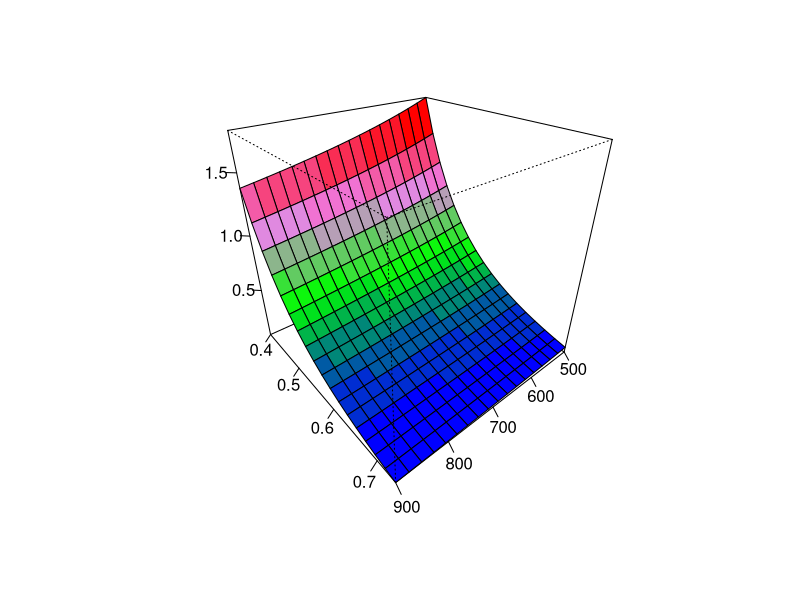
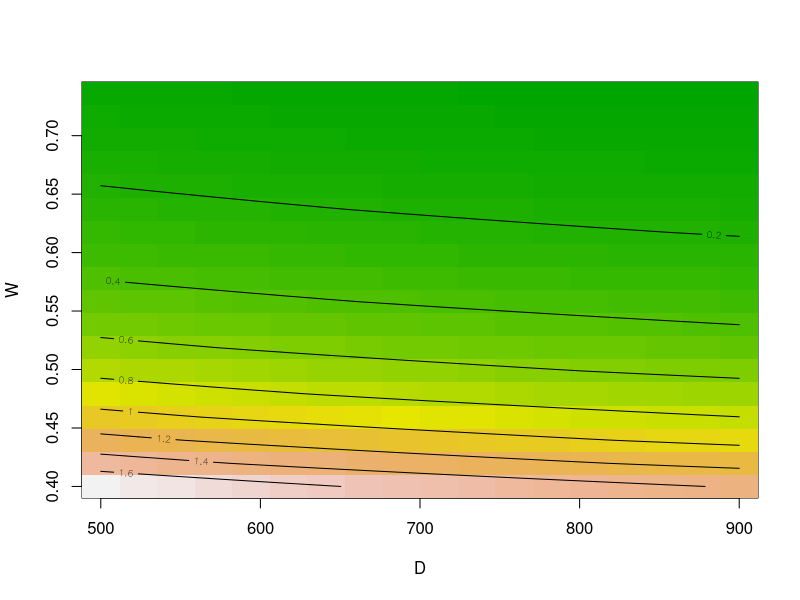

These charts were generated, in order, by the following R code:


  #########-------- Damage ---------#########


D=seq(500,900,length=18)
W=seq(0.4,0.736,length=18)
#yp=predict(s)


yp=function(x1,x2)
      {o=-0.1482 +((x1)^(-0.4037 ))*((x2)^(-3.4634))
              return(o)
         }


 points=as.matrix(expand.grid(D,W))
n=length(D)
fval=matrix(0,n,n)
 for(i in 1:n){
 for(j in 1:n){
 fval[i,j]=yp(D[i],W[j])
 }
 }

nrz <- nrow(fval)
ncz <- ncol(fval)

jet.colors <- colorRampPalette( c("blue", "green","violet","red") )

nrow=nrz
nbcol=nrz
color <- jet.colors(nbcol)

zfacet <- fval[-1, -1] + fval[-1, -ncz] + fval[-nrz, -1] + fval[-nrz, -ncz]

facetcol <- cut(zfacet, nbcol)



 persp(D,W,fval, col=color[facetcol],scale = TRUE,zlab="",
 xlab=" "
,ylab="", theta=140 ,phi=30,
 box=TRUE,ticktype = "detailed")

image(D,W,fval,col=terrain.colors(100))
contour(D,W,fval,col = "black",add = TRUE)





